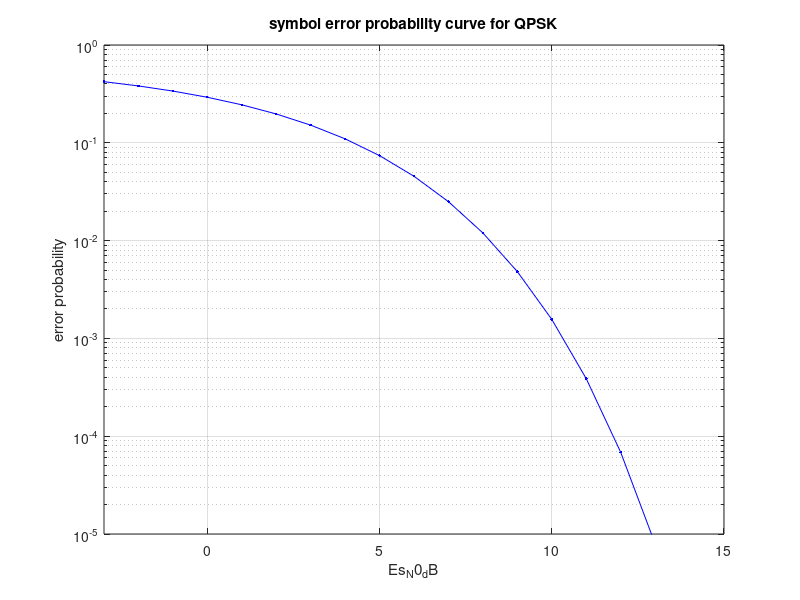

MATLAB code for this plot: (Note: this script raises an error after producing the figure.)
clear all;
close all;
Es_N0_dB = [-3:20];
QPSK = erfc(sqrt(0.5*(10.^(Es_N0_dB/10))))-(1/4)*erfc(sqrt(0.5*(10.^(Es_N0_dB/10)))).^2;
semilogy(Es_N0_dB,QPSK,'b.-');
axis([-3 15 10^-5 1])
grid on;
xlabel('Es_N0_dB')
ylabel('error probability')
title('symbol error probability curve for QPSK')
gtext('VIDHI KUMARI')